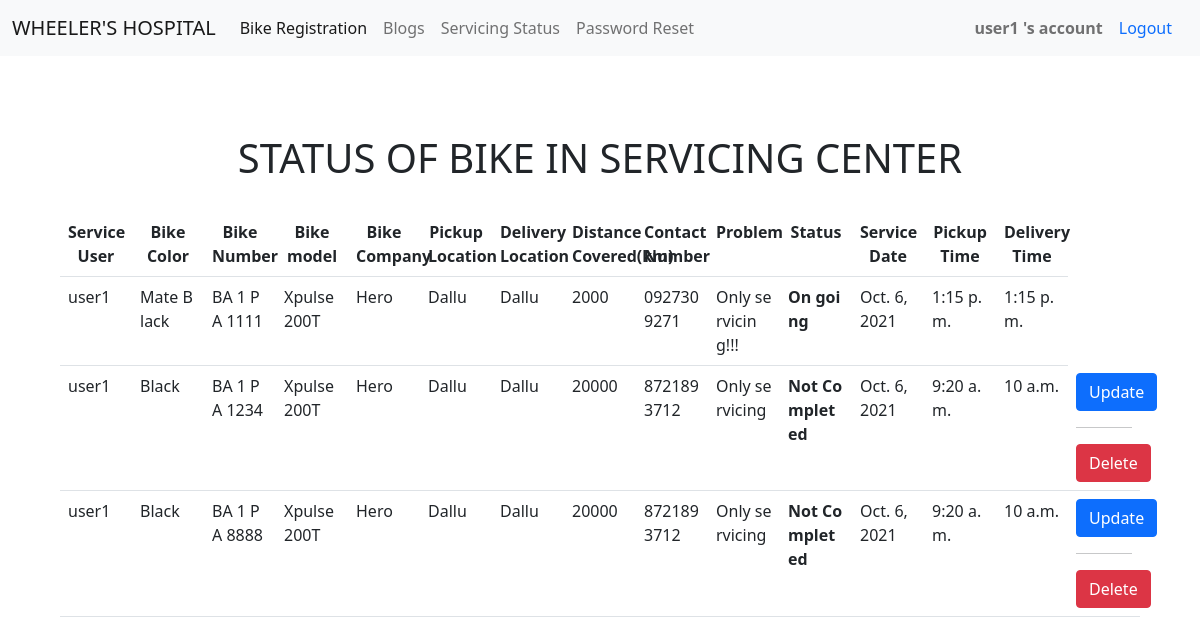
/status/user1 (signed in), run on an earlier commit of the app's database.
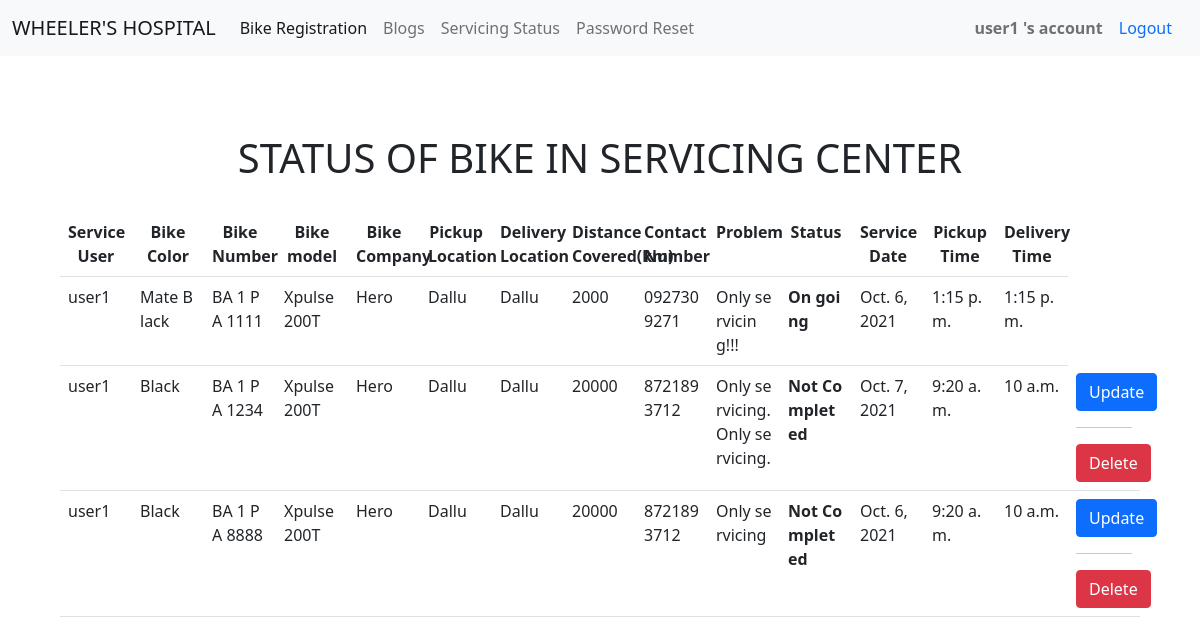
And on a later commit of the database.
### dashboardApp/models.py (models this page shows, shortened)
class bikeServiceRequestModel(models.Model):
    def validate_date(value):
        if value==datetime.now().date():
            pass
        elif value>datetime.now().date():
            raise ValidationError("Don't input future date")
        elif value<datetime.now().date():
            raise ValidationError('Don\'t input past date')
    serviceUser = models.ForeignKey(User, on_delete=models.CASCADE)
    serviceCompany = models.ForeignKey(bikeCompanyModel, on_delete=models.CASCADE)
    serviceModel = models.ForeignKey(userBikeModel, on_delete=models.CASCADE)
    serviceNumber = models.CharField(max_length=50, unique=True)
    serviceColor = models.CharField(max_length=50)
    pickup = models.CharField(max_length=50)
    delivery = models.CharField(max_length=50)
    kmcovered = models.CharField(max_length=50)
    contact = models.CharField(max_length=10)
    problem = models.TextField()
    completed = models.CharField(max_length=100, default="Not Completed")
    serviceDate = models.DateField(validators=[validate_date])
    serviceTime = models.TimeField()
    deliveryTime = models.TimeField()

class userBikeModel(models.Model):
    bikeModel = models.CharField(max_length=50)
    def __str__(self) -> str:
        return self.bikeModel

class bikeCompanyModel(models.Model):
    bikeCompanyNames = models.CharField(max_length=50)
    def __str__(self) -> str:
        return self.bikeCompanyNames

### dashboardApp/views.py (the view)
# urls.py: path('status/<str:name>', bikeStatus, name='status'),
@login_required(login_url='login')
def bikeStatus(request, name):
    normalServiceRequestForm = bikeReqUpdate()
    stat = bikeServiceRequestModel.objects.filter(serviceUser=request.user)
    forCountingRegisteredBikes = bikeDisplay.objects.filter(bikeUser=request.user)
    print("Count = ", len(forCountingRegisteredBikes))
    if request.method == "POST":
        normalServiceRequestForm = bikeReqUpdate(request.POST)
        if normalServiceRequestForm.is_valid():
            normalServiceRequestForm.save()
            normalServiceRequestForm = bikeReqUpdate()
    context={
        'stat':stat,
        'normalServiceRequestForm':normalServiceRequestForm,
        'count': len(forCountingRegisteredBikes)
    }
    return render(request, 'status.html', context)

### Templates/status.html (shortened to what this page needs)
{% load static %}
{% load crispy_forms_tags %}
<!doctype html>
<html lang="en">
  <head>
    <link href="https://cdn.jsdelivr.net/npm/bootstrap@5.1.1/dist/css/bootstrap.min.css" rel="stylesheet">
    <link rel="stylesheet" type="text/css" href="{% static '/css/bikeRegistration.css' %}">
  </head>
  <body>
    {% include 'baseNavbar.html' %}
      <div class="row">
    <center style="margin-top: 5%;">
      <h1>STATUS OF BIKE IN SERVICING CENTER</h1>
    </center>
      <table class="table" style="margin-top: 2%; width:100%; table-layout: fixed;">
          <tr>
            <th scope="col" style="text-align: center;" >Service User</th>
            <th scope="col" style="text-align: center;" >Bike Color</th>
            <th scope="col" style="text-align: center;" >Bike Number</th>
            <th scope="col" style="text-align: center;" >Bike model</th>
            <th scope="col" style="text-align: center;" >Bike Company</th>
            <th scope="col" style="text-align: center;" >Pickup Location</th>
            <th scope="col" style="text-align: center;" >Delivery Location</th>
            <th scope="col" style="text-align: center;" >Distance Covered(km)</th>
            <th scope="col" style="text-align: center;" >Contact Number</th>
            <th scope="col" style="text-align: center;" >Problem</th>
            <th scope="col" style="text-align: center;" >Status</th>
            <th scope="col" style="text-align: center;" >Service Date</th>
            <th scope="col" style="text-align: center;" >Pickup Time</th>
            <th scope="col" style="text-align: center;" >Delivery Time </th>
          </tr>
          {% for i in stat %}
            <tr>
                <td style="word-break:break-all;">{{i.serviceUser}}</td>
                <td style="word-break:break-all;">{{i.serviceColor}}</td>
                <td style="word-break:break-all;">{{i.serviceNumber}}</td>
                <td style="word-break:break-all;">{{i.serviceModel}}</td>
                <td style="word-break:break-all;">{{i.serviceCompany}}</td>
                <td style="word-break:break-all;">{{i.pickup}}</td>
                <td style="word-break:break-all;">{{i.delivery}}</td>
                <td style="word-break:break-all;">{{i.kmcovered}}</td>
                <td style="word-break:break-all;">{{i.contact}}</td>
                <td style="word-break:break-all;">{{i.problem}}</td>
                <td style="word-break:break-all;"><b>{{i.completed}}</b></td>
                <td style="word-break:break-all;">{{i.serviceDate}}</td>
                <td style="word-break:break-all;">{{i.serviceTime}}</td>
                <td style="word-break:break-all;">{{i.deliveryTime}}</td>
                {% if i.completed != "On going" %}
                  <td>
                    <a class="btn btn-primary" type="button" href="/update/{{i.id}}">Update</a>
                    <hr>
                    <a class="btn btn-danger" type="button" href="/status/delete/{{i.id}}">Delete</a>
                  </td>
                {% endif %}
            </tr>
          {% endfor %}
      </table>
      <br>
      <br>
      <br>
      </div>
  </body>
</html>

### Templates/baseNavbar.html (shortened to what this page needs)
{% load static %}
{% load crispy_forms_tags %}
<!doctype html>
<html lang="en">
  <head>
    <link href="https://cdn.jsdelivr.net/npm/bootstrap@5.1.1/dist/css/bootstrap.min.css" rel="stylesheet">
    <link rel="stylesheet" type="text/css" href="{% static '/css/bikeRegistration.css' %}">
  </head>
  <body>
    <nav class="navbar navbar-expand-lg navbar-light bg-light" style="margin-bottom:2%">
        <div class="container-fluid">
          <a class="navbar-brand" href="{% url 'dash' %}">WHEELER'S HOSPITAL</a>
          <div class="collapse navbar-collapse" id="navbarText">
            <ul class="navbar-nav me-auto mb-2 mb-lg-0">
              <li class="nav-item">
                <a class="nav-link active" aria-current="page" href="{% url 'bikeReg' %}">Bike Registration</a>
              </li>
              <li class="nav-item">
                <a class="nav-link" href="{% url 'blog' %}">Blogs</a>
              </li>
              <li class="nav-item">
                <a class="nav-link" href="/status/{{request.user}}">Servicing Status</a>
              </li>
              <li class="nav-item">
                <a class="nav-link" href="/reset/{{request.user}}}}">Password Reset</a>
              </li>
            </ul>
            <span class="navbar-text">
              <b>{{ request.user }} 's account</b>
            </span>
            <a class="nav-link" href="{% url 'logout' %}">Logout</a>
          </div>
        </div>
      </nav>
  </body>
</html>

### static/css/bikeRegistration.css (style rules this page uses)
.row { margin-left: 5%; margin-right: 5%; }

What changed in the data, as far as the page shows it:
changed bikeServiceRequestModel "BA 1 PA 1234": problem "Only servicing" → "Only servicing. Only servicing."; serviceDate "Oct. 6, 2021" → "Oct. 7, 2021"
